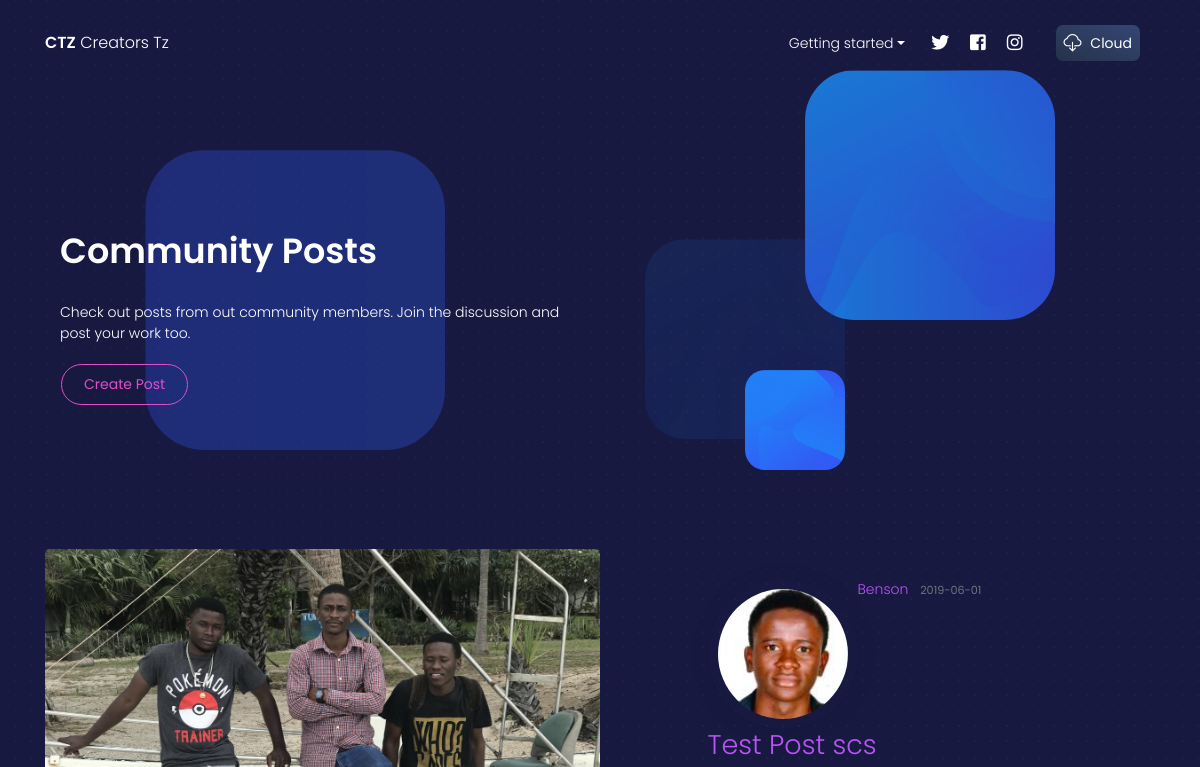
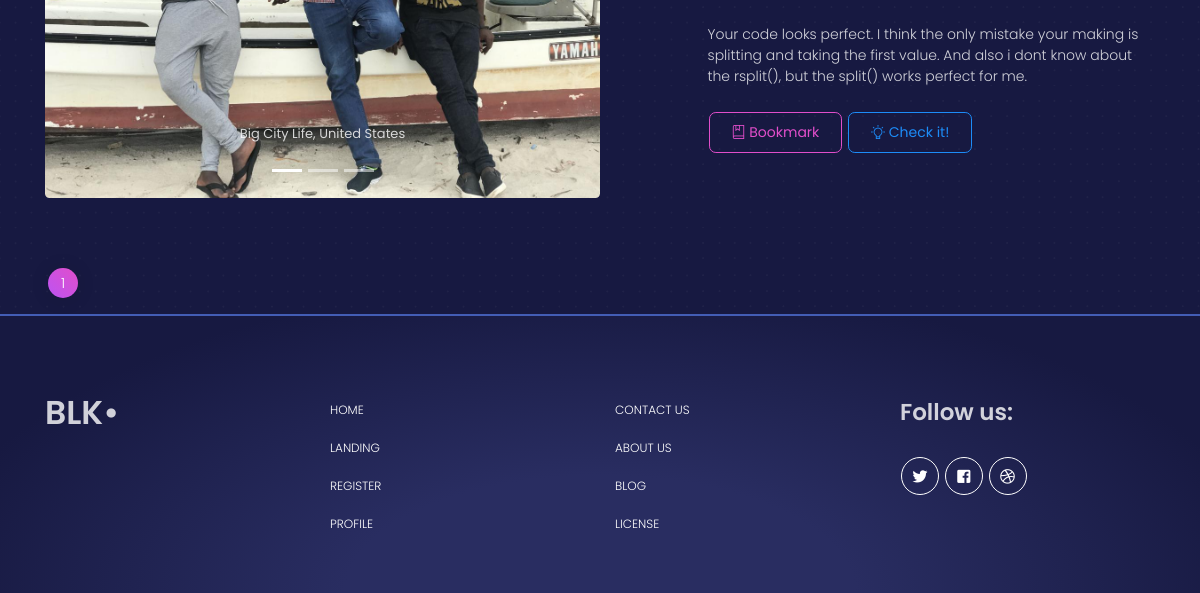
Page /home on the earlier database version (2 pictures, top to bottom).
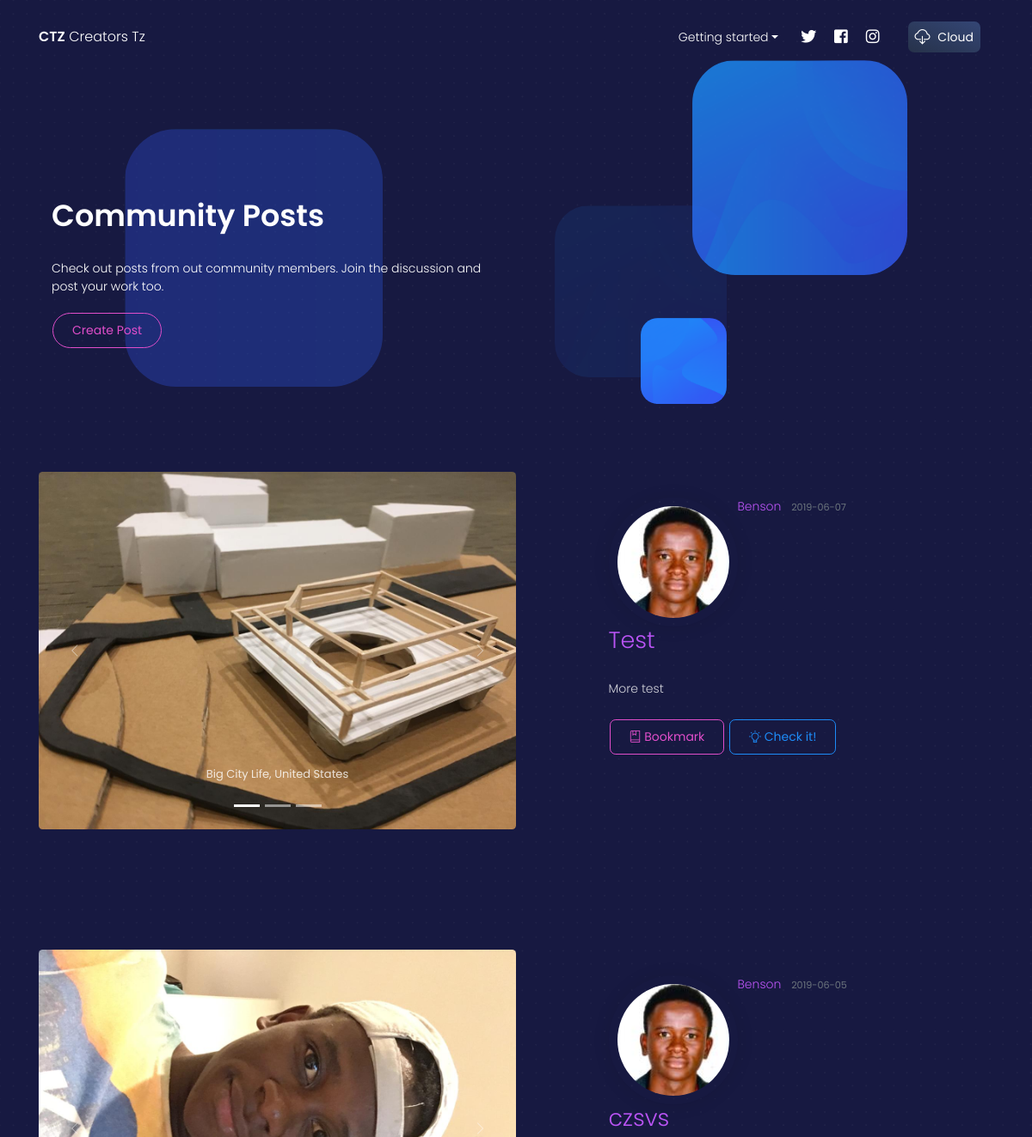
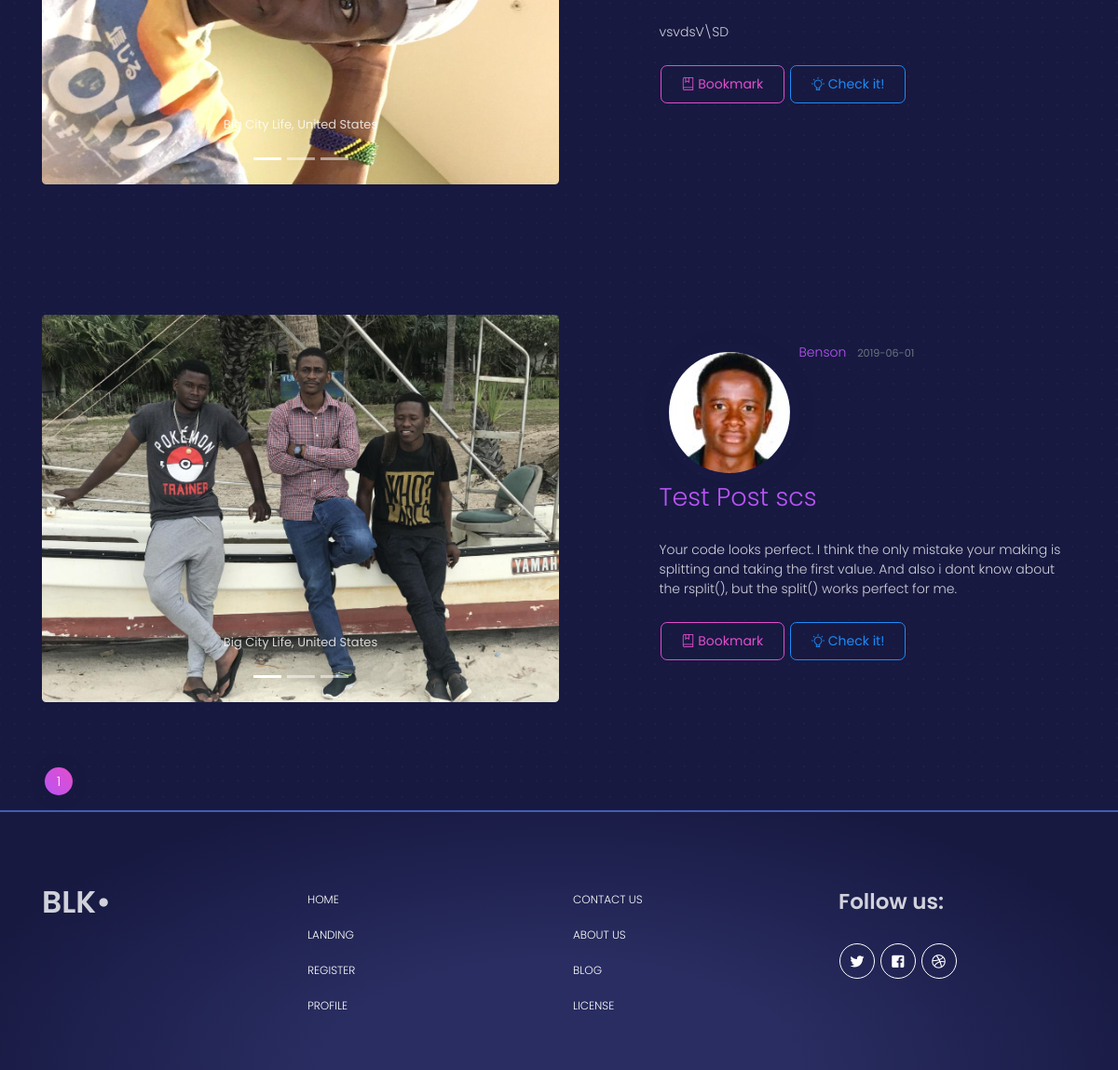
Same page on the later database version (2 pictures, top to bottom).
### flaskblog/models.py (models this page shows, shortened)
class Post(db.Model):
    id = db.Column(db.Integer, primary_key=True)
    title = db.Column(db.String(100), nullable=False)
    date_posted = db.Column(db.DateTime, nullable=False, default=datetime.utcnow)
    content = db.Column(db.Text, nullable=False)
    media = db.Column(db.ARRAY(db.String(20)), nullable=True, default='default.jpg')
    user_id = db.Column(db.Integer, db.ForeignKey('user.id'), nullable=False)

class User(db.Model, UserMixin):
    id = db.Column(db.Integer, primary_key=True)
    username = db.Column(db.String(20), unique=True, nullable=False)
    email = db.Column(db.String(120), unique=True, nullable=False)
    image_file = db.Column(db.String(20), nullable=False, default='default.jpg')
    password = db.Column(db.String(60), nullable=False)
    posts = db.relationship('Post', backref='author', lazy=True)

### flaskblog/main/routes.py (the view)
@main.route("/")
@main.route("/home")
def home():
    page = request.args.get('page', 1, type=int)
    posts = Post.query.order_by(Post.date_posted.desc()).paginate(page=page, per_page=5)
    return render_template('home.html', posts=posts)

### flaskblog/templates/home.html (shortened to what this page needs)
{% extends "layout.html" %}
{% block content %}
  <div class="section section-signup">
      <div class="container">
        <div class="squares square-1"></div>
        <div class="squares square-2"></div>
        <div class="squares square-3"></div>
        <div class="squares square-4"></div>
        <div class="row row-grid justify-content-between align-items-center">
          <div class="col-lg-6">
            <h3 class="display-3 text-white">
              <span class="text-white">Community Posts</span>
            </h3>
            <p class="text-white mb-3">Check out posts from out community members. Join the discussion and post your work too.</p>
            <div class="btn-wrapper">
              <a href="{{ url_for('posts.new_post') }}" class="btn btn-simple btn-primary btn-round">Create Post</a>
            </div>
          </div>
        </div>
      </div>
    </div>
    {% for post in posts.items %}
        <div class="section">
          <div class="container">
            <div class="row justify-content-between">
              <div class="col-md-6">
                <div class="row justify-content-between align-items-center">
                  <div id="carouselExampleIndicators" class="carousel slide" data-ride="carousel">
                    <ol class="carousel-indicators">
                      <li data-target="#carouselExampleIndicators" data-slide-to="0" class="active"></li>
                      <li data-target="#carouselExampleIndicators" data-slide-to="1"></li>
                      <li data-target="#carouselExampleIndicators" data-slide-to="2"></li>
                    </ol>
                    <div class="carousel-inner" role="listbox">
                      <div class="carousel-item active">
                        <img class="d-block" src="{{ url_for('static', filename='media_pics/' + post.media) }}" alt="First slide">
                        <div class="carousel-caption d-none d-md-block">
                          <h5>Big City Life, United States</h5>
                        </div>
                      </div>
                    </div>
                    <a class="carousel-control-prev" href="#carouselExampleIndicators" role="button" data-slide="prev">
                      <i class="tim-icons icon-minimal-left"></i>
                    </a>
                    <a class="carousel-control-next" href="#carouselExampleIndicators" role="button" data-slide="next">
                      <i class="tim-icons icon-minimal-right"></i>
                    </a>
                  </div>
                </div>
              </div>
              <div class="col-md-5">
                <article class="media content-section" style="padding-top: 30px;">
                  <img class="img-fluid rounded-circle shadow" style="width: 150px; padding: 10px" src="{{ url_for('static', filename='profile_pics/' + post.author.image_file) }}">
                  <div class="media-body">
                    <div class="article-metadata">
                      <a class="mr-2" href="{{ url_for('users.user_posts', username=post.author.username) }}">{{ post.author.username }}</a>
                      <small class="text-muted">{{ post.date_posted.strftime('%Y-%m-%d') }}</small>
                    </div>
                  </div>
                </article>
                <h2><a class="article-title" href="{{ url_for('posts.post', post_id=post.id) }}">{{ post.title }}</a></h2>
                <p class="profile-description text-left">{{ post.content }}</p>
                <div class="btn-wrapper pt-3">
                  <button href="javascript:void(0)" class="btn btn-simple btn-primary">
                    <i class="tim-icons icon-book-bookmark"></i> Bookmark
                  </button>
                  <button href="javascript:void(0)" class="btn btn-simple btn-info">
                    <i class="tim-icons icon-bulb-63"></i> Check it!
                  </button>
                </div>
              </div>
            </div>
          </div>
        </div>
    {% endfor %}
    <ul class="pagination pagination-primary">
    {% for page_num in posts.iter_pages(left_edge=1, right_edge=1, left_current=1, right_current=2) %}
      {% if page_num %}
          {% if posts.page == page_num %}
            <li class="page-item active">
              <a class="page-link" href="{{ url_for('main.home', page=page_num) }}">{{ page_num }}</a>
            </li>
          {% else %}
            <li class="page-item">
              <a class="page-link" href="{{ url_for('main.home', page=page_num) }}">{{ page_num }}</a>
            </li>
          {% endif %}
      {% else %}
        ...
      {% endif %}
    {% endfor %}
    </ul>
{% endblock content %}

### flaskblog/templates/layout.html (shortened to what this page needs)
<!DOCTYPE html>
<html lang="en">
<head>
  <link href="https://use.fontawesome.com/releases/v5.0.6/css/all.css" rel="stylesheet">
  <link  rel="stylesheet" href="{{ url_for('static', filename='assets/css/nucleo-icons.css') }}">
  <link rel="stylesheet" href="{{ url_for('static', filename='assets/css/blk-design-system.css') }}">
  <link  rel="stylesheet" href="{{ url_for('static', filename='assets/demo/demo.css') }}">
</head>
<body style="padding-top: 70px;" class="index-page">
  <nav class="navbar navbar-expand-lg fixed-top navbar-transparent " color-on-scroll="100">
    <div class="container">
      <div class="navbar-translate">
        <a class="navbar-brand" href="{{ url_for('main.home') }}" rel="tooltip" title="Designed and Coded by Benson Sanga" data-placement="bottom">
          <span>CTZ</span> Creators Tz
        </a>
      </div>
      <div class="collapse navbar-collapse justify-content-end" id="navigation">
        <ul class="navbar-nav">
          <li class="dropdown nav-item">
              {% if current_user.is_authenticated %}
                <a href="{{ url_for('main.about') }}" class="dropdown-toggle nav-link" data-toggle="dropdown">
                  <i class="fa fa-cogs d-lg-none d-xl-none"></i> Account
                </a>
                <div class="dropdown-menu dropdown-with-icons">
                  <a href="{{ url_for('users.account') }}" class="dropdown-item">
                    <i class="tim-icons icon-paper"></i> Documentation
                  </a>
                  <a href="{{ url_for('users.account') }}" class="dropdown-item">
                    <i class="tim-icons icon-bullet-list-67"></i>Security Settings
                  </a>
                  <a href="{{ url_for('users.logout') }}" class="dropdown-item">
                    <i class="tim-icons icon-image-02"></i>Log Out
                  </a>
                  <a href="{{ url_for('users.account') }}" class="dropdown-item">
                    <i class="tim-icons icon-single-02"></i>Profile Page
                  </a>
              {% else %}
                <a href="{{ url_for('main.about') }}" class="dropdown-toggle nav-link" data-toggle="dropdown">
                   Getting started
                </a>
              {% endif %}
          </li>
          <li class="nav-item p-0">
            <a class="nav-link" rel="tooltip" title="Follow us on Twitter" data-placement="bottom" href="https://twitter.com/creatorstz" target="_blank">
              <i class="fab fa-twitter"></i>
            </a>
          </li>
          <li class="nav-item p-0">
            <a class="nav-link" rel="tooltip" title="Like us on Facebook" data-placement="bottom" href="https://www.facebook.com/creatorstz" target="_blank">
              <i class="fab fa-facebook-square"></i>
            </a>
          </li>
          <li class="nav-item p-0">
            <a class="nav-link" rel="tooltip" title="Follow us on Instagram" data-placement="bottom" href="https://www.instagram.com/creatorstzOfficial" target="_blank">
              <i class="fab fa-instagram"></i>
            </a>
          </li>
          <li class="nav-item">
            <a class="nav-link btn btn-default d-none d-lg-block" href="javascript:void(0)" onclick="scrollToDownload()">
              <i class="tim-icons icon-cloud-download-93"></i> Cloud
            </a>
          </li>
        </ul>
      </div>
    </div>
  </nav>
    <main role="main" class="container">
      <div class="row">
        <div class="col-md">
          {% block content %}{% endblock %}
        </div>
    </main>
    <footer class="footer">
      <div class="container">
        <div class="row">
          <div class="col-md-3">
            <h1 class="title">BLK•</h1>
          </div>
          <div class="col-md-3">
            <ul class="nav">
              <li class="nav-item">
                <a href="./index.html" class="nav-link">
                  Home
                </a>
              </li>
              <li class="nav-item">
                <a href="./examples/landing-page.html" class="nav-link">
                  Landing
                </a>
              </li>
              <li class="nav-item">
                <a href="./examples/register-page.html" class="nav-link">
                  Register
                </a>
              </li>
              <li class="nav-item">
                <a href="./examples/profile-page.html" class="nav-link">
                  Profile
                </a>
              </li>
            </ul>
          </div>
          <div class="col-md-3">
            <ul class="nav">
              <li class="nav-item">
                <a href="https:/bensonad.pro" class="nav-link">
                  Contact Us
                </a>
              </li>
              <li class="nav-item">
                <a href="https:/bensonad.pro" class="nav-link">
                  About Us
                </a>
              </li>
              <li class="nav-item">
                <a href="https:/bensonad.pro" class="nav-link">
                  Blog
                </a>
              </li>
              <li class="nav-item">
                <a href="https://opensource.org/licenses/MIT" class="nav-link">
                  License
                </a>
              </li>
            </ul>
          </div>
          <div class="col-md-3">
            <h3 class="title">Follow us:</h3>
            <div class="btn-wrapper profile">
              <a target="_blank" href="https://twitter.com/creatorstz" class="btn btn-icon btn-neutral btn-round btn-simple" data-toggle="tooltip" data-original-title="Follow us">
                <i class="fab fa-twitter"></i>
              </a>
              <a target="_blank" href="https://www.facebook.com/creatorstz" class="btn btn-icon btn-neutral btn-round btn-simple" data-toggle="tooltip" data-original-title="Like us">
                <i class="fab fa-facebook-square"></i>
              </a>
              <a target="_blank" href="https://dribbble.com/creatorstz" class="btn btn-icon btn-neutral  btn-round btn-simple" data-toggle="tooltip" data-original-title="Follow us">
                <i class="fab fa-dribbble"></i>
              </a>
            </div>
          </div>
        </div>
      </div>
    </footer>
</body>
</html>

Differences in the rows shown:
added Post: media (picture), image_file (picture), author.username "Benson", date_posted "2019-06-07", title "Test", content "More test"
added Post: media (picture), image_file (picture), author.username "Benson", date_posted "2019-06-05", title "czsvs", content "vsvdsV\\SD"
